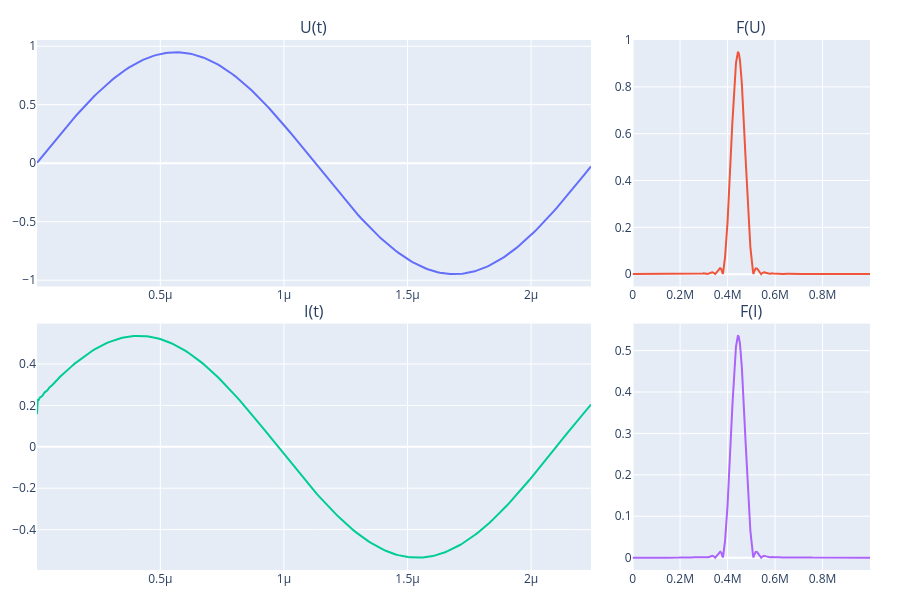

The notebook cell saved with this chart:
### Code cell
F,V = md.get_spectrum3(t,U)

F_peak_calc = F[np.argmax(V)]
T=1/F_peak_calc

T_counts=md.convert_to_counts(t,T)
window=T_counts*1

fs = 1 / np.mean(np.diff(t)) 
vw.show_I_U_3(t,I,U,0,window)

### Figure 1 — Plotly figure (JSON) as saved in the notebook; plotly's stock layout.template omitted (floating-point values rounded to 4 significant figures; data arrays with more than 128 entries replaced by an {"elided": "..."} marker saying what was removed)
{"data": [{"type": "scatter", "x": {"elided": "228 float values"}, "xaxis": "x", "y": {"elided": "228 float values"}, "yaxis": "y"}, {"type": "scatter", "x": {"elided": "1582 float values"}, "xaxis": "x2", "y": {"elided": "1582 float values"}, "yaxis": "y2"}, {"type": "scatter", "x": {"elided": "228 float values"}, "xaxis": "x3", "y": {"elided": "228 float values"}, "yaxis": "y3"}, {"type": "scatter", "x": {"elided": "1582 float values"}, "xaxis": "x4", "y": {"elided": "1582 float values"}, "yaxis": "y4"}], "layout": {"annotations": [{"font": {"size": 16}, "showarrow": false, "text": "U(t)", "x": 0.3325, "xanchor": "center", "xref": "paper", "y": 1.0, "yanchor": "bottom", "yref": "paper"}, {"font": {"size": 16}, "showarrow": false, "text": "F(U)", "x": 0.8575, "xanchor": "center", "xref": "paper", "y": 1.0, "yanchor": "bottom", "yref": "paper"}, {"font": {"size": 16}, "showarrow": false, "text": "I(t)", "x": 0.3325, "xanchor": "center", "xref": "paper", "y": 0.465, "yanchor": "bottom", "yref": "paper"}, {"font": {"size": 16}, "showarrow": false, "text": "F(I)", "x": 0.8575, "xanchor": "center", "xref": "paper", "y": 0.465, "yanchor": "bottom", "yref": "paper"}], "height": 600, "margin": {"b": 30, "l": 30, "r": 30, "t": 40}, "showlegend": false, "width": 900, "xaxis": {"anchor": "y", "domain": [0, 0.665]}, "xaxis2": {"anchor": "y2", "domain": [0.715, 1]}, "xaxis3": {"anchor": "y3", "domain": [0, 0.665]}, "xaxis4": {"anchor": "y4", "domain": [0.715, 1]}, "yaxis": {"anchor": "x", "domain": [0.535, 1.0]}, "yaxis2": {"anchor": "x2", "domain": [0.535, 1.0]}, "yaxis3": {"anchor": "x3", "domain": [0, 0.465]}, "yaxis4": {"anchor": "x4", "domain": [0, 0.465]}}}
